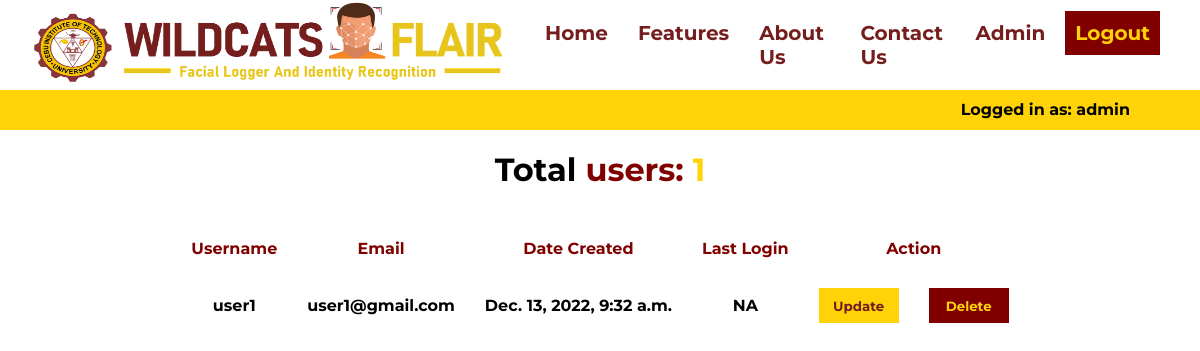
Page /adminuserlogs/ (signed in) on the committed database.
### accounts/models.py (models this page shows, shortened)
class FlairUser(models.Model):
    user = models.OneToOneField(User, null=True, blank=True, on_delete=models.CASCADE)
    username = models.CharField(max_length=255, null=True, blank=True)
    email = models.EmailField(max_length=255, null=True, blank=True)
    date_created = models.DateTimeField(auto_now_add=True, null=True)

### accounts/decorators.py (the view)
        def wrapper_func(request, *args, **kwargs):
            group = None
            if request.user.groups.exists():
                group = request.user.groups.all()[0].name
            if group in allowed_roles:
                return view_func(request, *args, **kwargs)
            else:
                return HttpResponse('You are not authorized to view this page')

### accounts/views.py (called while the page is built)
@login_required(login_url='login')
@allowed_users(allowed_roles=['admin'])
def admin_user_logs(request):
    flair_users = FlairUser.objects.all() # query user database
    total_flair_users = flair_users.count()
    context = {'flair_users': flair_users, 'total_flair_users': total_flair_users}
    return render(request, 'accounts/admin_user_logs.html', context)

### accounts/templates/accounts/admin_user_logs.html (shortened to what this page needs)
{% extends 'accounts/navbar.html' %}
{% load static %}
{% block content %}
            <h1 id="total_users">Total <span style="color: var(--maroon);">users:</span> <span style="color: var(--gold);">{{ total_flair_users }}</span></h1>
			<table id="user_table">
				<tr>
					<th>Username</th>
					<th>Email</th>
                    <th>Date Created</th>
					<th>Last Login</th>
					<th colspan="2">Action</th>
				</tr>
				{% for flair_user in flair_users %}
					<tr>
						<td>{{ flair_user.username }}</td>
						<td>{{ flair_user.email }}</td>
                        <td>{{ flair_user.date_created }}</td>
						<td>NA</td>
						<td><a href="{% url 'adminupdateuser' flair_user.id %}"><input type="submit" value="Update" id="update_user"> </a> </td>
						<td><a href="{% url 'admindeleteuser' flair_user.id %}"><input type="submit" value="Delete" id="delete_user"> </a> </td>
					</tr>
				{% endfor %}
            </table>
{% endblock content %}

### accounts/templates/accounts/navbar.html (shortened to what this page needs)
<!DOCTYPE html>
{% load static %}
<html>
    <head>
        <link rel="stylesheet" href="{% static 'css/style.css' %}">
        <link rel="stylesheet" href="https://cdnjs.cloudflare.com/ajax/libs/font-awesome/6.2.1/css/all.min.css"
 />
    </head>
    <body>
        <header>
            <div class="container header-container">
                <a href="{% url 'index' %}">
                    <div class="logo-container">
                        <img src="{% static 'images/flair_logo.png' %}" alt="logo">
                    </div>
                </a>
                <nav class="navbar">
                    <ul class="nav-links">
                        <li><a href="{% url 'index' %}" id="home_nav">Home</a></li>
                        <li><a href="#>">Features</a></li>
                        <li><a href="{% url 'aboutus' %}">About Us</a></li>
                        <li><a href="{% url 'contactus' %}">Contact Us</a></li>
                        {% if request.user.is_staff %}
                        <li><a href="{% url 'adminredirect' %}">Admin</a></li>
                        {% endif %}
                        {% if request.user.is_authenticated %}
                        <li><a href="{% url 'logout' %}" id="logout-user">Logout</a> </li>
                        {% endif %}
                    </ul>
                </nav>
            </div>
        </header>
        <section class="credentials">
            {% if request.user.is_authenticated %}
            <h4 style="margin-left: auto; padding: 10px; margin-right: 60px;">Logged in as: {{ request.user }}</h4>
            {% else %}
            <a href="{% url 'login' %}" style="margin-left: auto;"><input type="submit" value="Sign in" ></a>
            <a href="{% url 'register' %}" style="margin-right: 60px;"><input type="submit" value="Sign up"></a>
            {% endif %}
        </section>
        {% block content %}
        {% endblock content %}
    </body>
</html>

### static/css/style.css (style rules this page uses)
* { margin: 0; padding: 0; box-sizing: border-box; }
:root { --maroon: #800000; --gold: #ffd307; }
body { background-color: #fff; font-family: 'Montserrat', sans-serif; }
.container { width: 95%; margin: 0 auto; }
a { text-decoration: none; }
li { list-style: none; }
header { background-color: #fff; }
.logo-container { display: flex; align-items: center; }
.logo-container img { width: 505px; height: 100px; }
.header-container { height: 90px; display: flex; justify-content: space-between; align-items: center; position: relative; }
.nav-links { display: flex; }
.nav-links li { margin: 0 10px 0 0; font-size: 20px; }
.nav-links li a { color: #741e1e; display: block; padding: 10px; font-weight: bold; }
#logout-user { border-radius: 2apx; background: var(--maroon); color: var(--gold); }
.credentials { width: 100%; height: 40px; background: var(--gold); margin: 0 auto; display: flex; margin-left: auto; }

### accounts/templates/accounts/admin_user_logs.html (style rules this page uses)
#user_table { border-spacing: 30px; text-align: center; margin: 0 auto; }
#update_user { height: 35px; outline: none; font-family: 'Montserrat', sans-serif; color: #741e1e; font-weight: bold; width: 80px; border: none; background: var(--gold); cursor: pointer }
#delete_user { height: 35px; outline: none; font-family: 'Montserrat', sans-serif; color: #741e1e; font-weight: bold; width: 80px; border: none; background: var(--maroon); cursor: pointer; color: var(--gold); }
th { color: var(--maroon); }
td { font-weight: bold; }
#total_users { text-align: center; padding: 20px; }

### rows in the picture
FlairUser: username "user1", email "user1@gmail.com", date_created "Dec. 13, 2022, 9:32 a.m."

### other values in the picture
{{ request.user }} "admin"
{{ total_flair_users }} "1"
